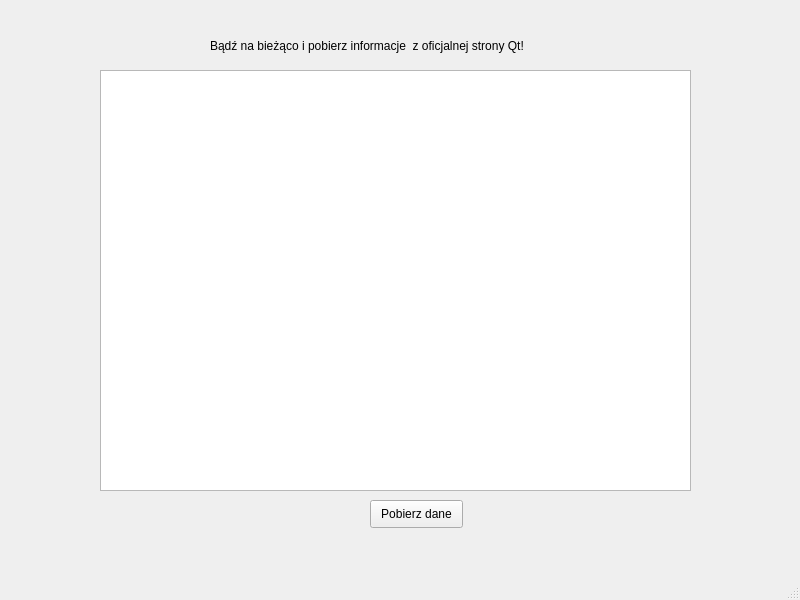
<?xml version="1.0" encoding="UTF-8"?>
<ui version="4.0">
 <class>network</class>
 <widget class="QMainWindow" name="network">
  <property name="geometry">
   <rect>
    <x>0</x>
    <y>0</y>
    <width>800</width>
    <height>600</height>
   </rect>
  </property>
  <property name="windowTitle">
   <string>MainWindow</string>
  </property>
  <widget class="QWidget" name="centralwidget">
   <widget class="QListWidget" name="listWidget">
    <property name="geometry">
     <rect>
      <x>100</x>
      <y>70</y>
      <width>591</width>
      <height>421</height>
     </rect>
    </property>
   </widget>
   <widget class="QLabel" name="networkLabel">
    <property name="geometry">
     <rect>
      <x>210</x>
      <y>30</y>
      <width>351</width>
      <height>31</height>
     </rect>
    </property>
    <property name="text">
     <string>Bądź na bieżąco i pobierz informacje  z oficjalnej strony Qt!</string>
    </property>
   </widget>
   <widget class="QPushButton" name="networkBtn">
    <property name="geometry">
     <rect>
      <x>370</x>
      <y>500</y>
      <width>93</width>
      <height>28</height>
     </rect>
    </property>
    <property name="text">
     <string>Pobierz dane</string>
    </property>
   </widget>
  </widget>
  <widget class="QMenuBar" name="menubar">
   <property name="geometry">
    <rect>
     <x>0</x>
     <y>0</y>
     <width>800</width>
     <height>26</height>
    </rect>
   </property>
  </widget>
  <widget class="QStatusBar" name="statusbar"/>
 </widget>
 <resources/>
 <connections/>
</ui>
